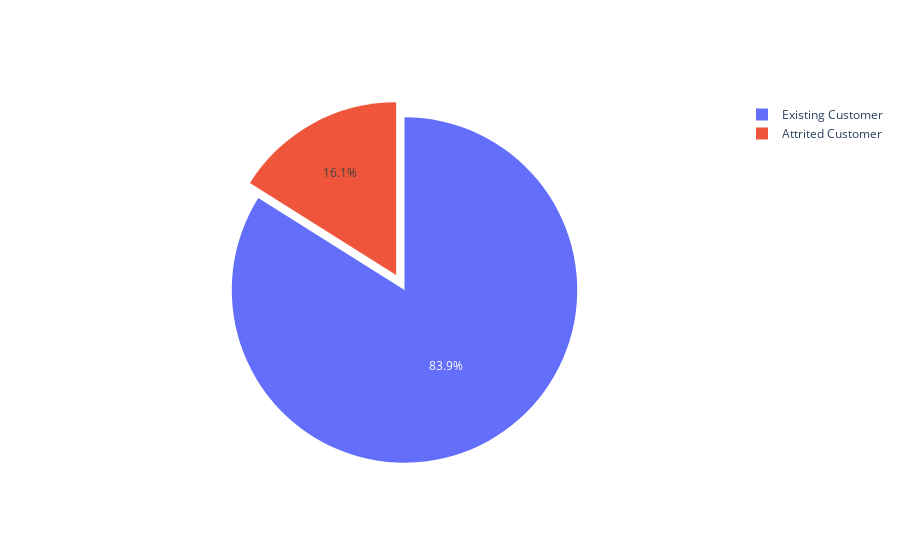

The code cell stored with this chart in its notebook:
### Markdown cell above
EDA

### Code cell
x = data['Attrition_Flag'].value_counts()

import plotly.graph_objects as go

labels = ['Existing Customer', 'Attrited Customer']

fig = go.Figure(data=[go.Pie(labels=labels, values=x, pull=[0, 0.1])])
fig.show()

### Figure 1 — Plotly figure (JSON) as saved in the notebook; plotly's stock layout.template omitted (floating-point values rounded to 4 significant figures)
{"data": [{"labels": ["Existing Customer", "Attrited Customer"], "pull": [0, 0.1], "type": "pie", "values": [8500, 1627]}], "layout": {}}
